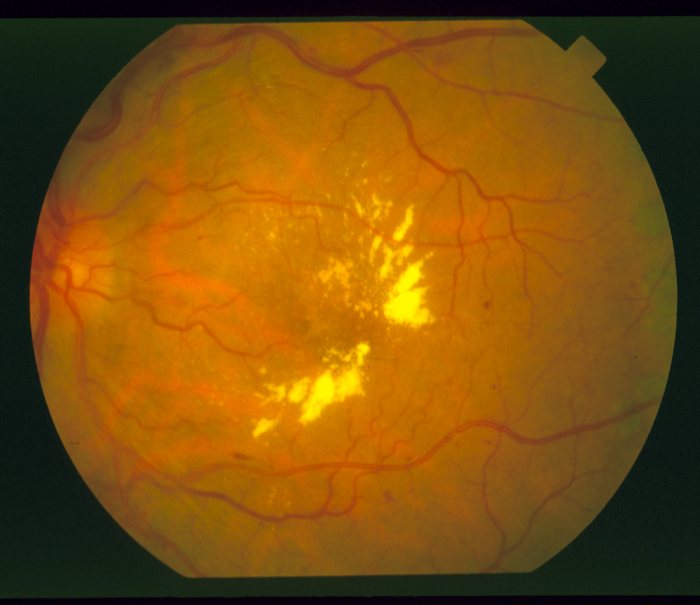
#> input picture stare_dataset/stare-images/im0001.ppm, 700 x 605 px; its folder holds 4 pictures in this run
$ python prepare_stare_dataset.py
#> lines starting #> are read from the running program, lines starting #| are printed output that depends on the picture; after the words box and inside, x2 and y2 are one past the last pixel; in counts of white or black regions, pixels touching at a corner belong together; pictures that were not available may be replaced by others from this repository, and a replacement may not be noted
import os
import h5py
import numpy as np
from PIL import Image
from glob import glob
import cv2

# --- Configuration ---
# IMPORTANT: Update this path to where you have unzipped the STARE dataset
STARE_DATA_PATH = './stare_dataset/'

# Path where the script will save the new HDF5 files
OUTPUT_PATH = './STARE_datasets_training_testing/'

# --- Ground Truth Selection ---
# STARE provides two sets of labels. 'ah' is the primary one.
IMAGE_FOLDER = 'stare-images'
LABEL_FOLDER = 'labels-ah'
LABEL_SUFFIX = '.ah.ppm'

def create_fov_mask(image_path, threshold=15):
    """
    Creates a Field of View (FOV) mask from the original color image.
    The STARE dataset doesn't provide masks, so we generate them by finding
    the circular region of the retina against the black background.
    """
    # Read the image in its original color format
    img = cv2.imread(image_path)
    # Convert to grayscale to make thresholding easier
    gray = cv2.cvtColor(img, cv2.COLOR_BGR2GRAY)
    # Apply a binary threshold to separate the retina from the black background
    _, mask = cv2.threshold(gray, threshold, 255, cv2.THRESH_BINARY)

    # Use morphological operations to clean up the mask
    kernel = np.ones((5, 5), np.uint8)
    mask = cv2.erode(mask, kernel, iterations=2)
    mask = cv2.dilate(mask, kernel, iterations=2)

    return mask

def write_hdf5(data, outfile):
    """
    Writes the provided image, ground truth, and mask data to a single HDF5 file.
    """
    with h5py.File(outfile, "w") as f:
        f.create_dataset("imgs", data=data['imgs'], compression="gzip")
        f.create_dataset("groundTruth", data=data['groundTruth'], compression="gzip")
        f.create_dataset("borderMasks", data=data['borderMasks'], compression="gzip")
    print(f"Successfully created HDF5 file: {outfile}")

def prepare_dataset():
    """
    Main function to process the STARE dataset and save it in HDF5 format.
    """
    # Create the output directory if it doesn't already exist
    if not os.path.exists(OUTPUT_PATH):
        os.makedirs(OUTPUT_PATH)

    # Find all the original image paths
    image_paths = sorted(glob(os.path.join(STARE_DATA_PATH, IMAGE_FOLDER, '*.ppm')))

    # Prepare empty lists to hold the data for all images
    all_images = []
    all_gts = []
    all_masks = []

    for img_path in image_paths:
        print(f"Processing: {os.path.basename(img_path)}")

        # --- Load Original Image (as 3-channel RGB) ---
        img = Image.open(img_path).convert('RGB')
#> img is the input picture: PIL image 700x605 RGB; mean R, G, B 125.7, 80.5, 12.4
        all_images.append(np.array(img))

        # --- Load Ground Truth ---
        base_name = os.path.basename(img_path).split('.')[0]
        gt_path = os.path.join(STARE_DATA_PATH, LABEL_FOLDER, f"{base_name}{LABEL_SUFFIX}")
        gt = Image.open(gt_path).convert('L') # Convert GT to grayscale (it's single channel)
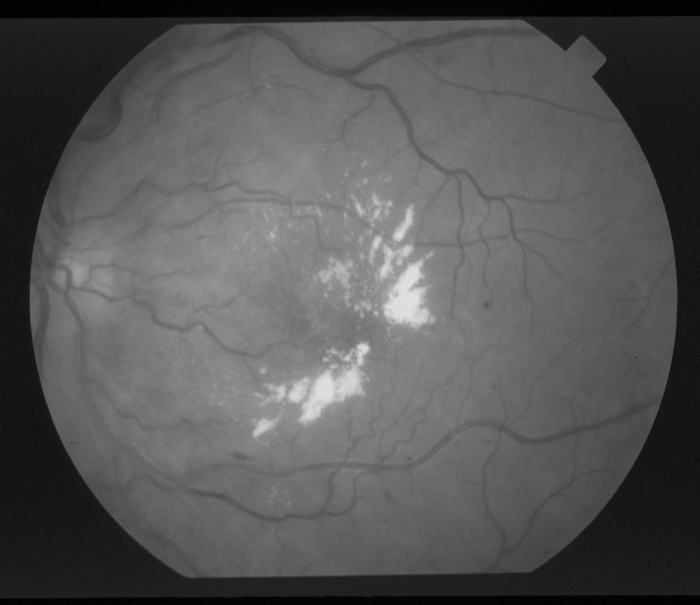
#> gt: PIL image 700x605 L; min 0, max 222, mean 86.3
        gt_array = np.array(gt)
        # Binarize the ground truth: vessel pixels become 1, background becomes 0
        gt_binary = np.where(gt_array > 128, 1, 0)
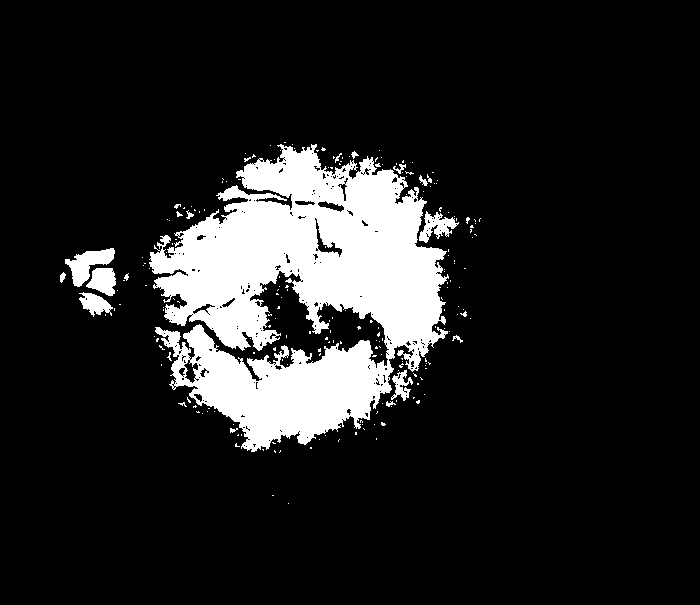
#> gt_binary: shape (605, 700) int64; values 0 (black) and 1 (white), 13.3% white; 209 white regions (189 under 20 px), largest, box (x1, y1, x2, y2) and area: (149, 144, 449, 452) 52225, (65, 248, 115, 287) 893, (419, 211, 459, 243) 586
        all_gts.append(gt_binary)

        # --- Create and Binarize FOV Mask ---
        mask = create_fov_mask(img_path)
#> in create_fov_mask, `_, mask = cv2.threshold(gray, threshold, 255, cv2.THRESH_BINARY)`:
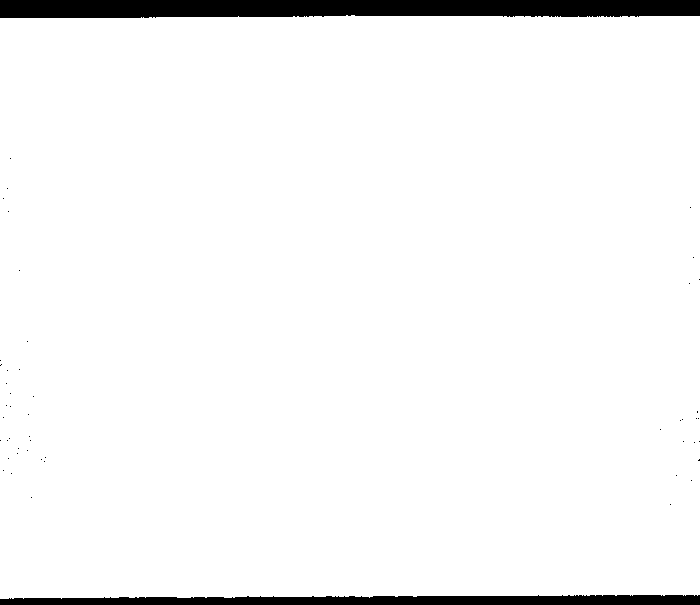
#> mask: shape (605, 700); 95.8% white; 51 black regions (49 under 20 px), largest, box (x1, y1, x2, y2) and area: (0, 0, 700, 18) 11724, (0, 595, 700, 605) 5883
#> in create_fov_mask, `mask = cv2.erode(mask, kernel, iterations=2)`:
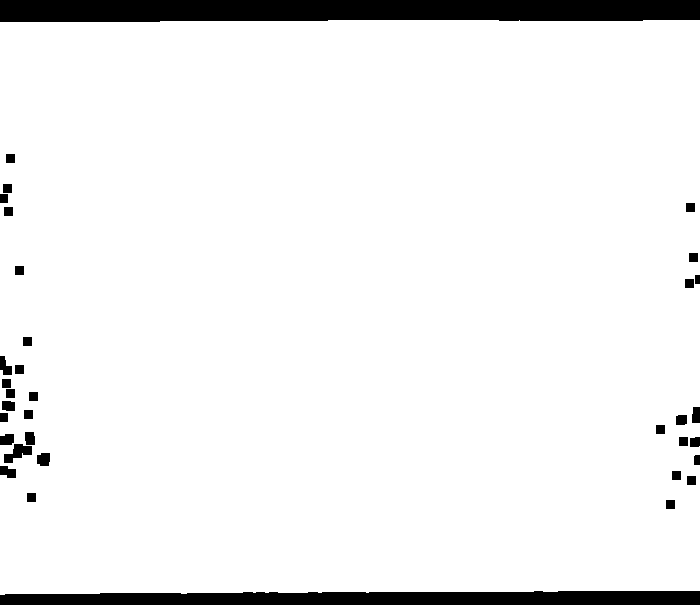
#> mask: shape (605, 700); 93.7% white; 35 black regions, largest, box (x1, y1, x2, y2) and area: (0, 0, 700, 22) 14631, (0, 591, 700, 605) 8853, (4, 444, 32, 463) 292
#> in create_fov_mask, `mask = cv2.dilate(mask, kernel, iterations=2)`: mask: shape (605, 700); 95.8% white; 46 black regions (43 under 20 px), largest, box (x1, y1, x2, y2) and area: (0, 0, 700, 18) 11807, (0, 595, 700, 605) 5981, (696, 411, 700, 419) 25
        mask_binary = np.where(mask > 128, 1, 0)
        all_masks.append(mask_binary)
#> pass 2 of the loop in prepare_dataset, `for img_path in image_paths:`:
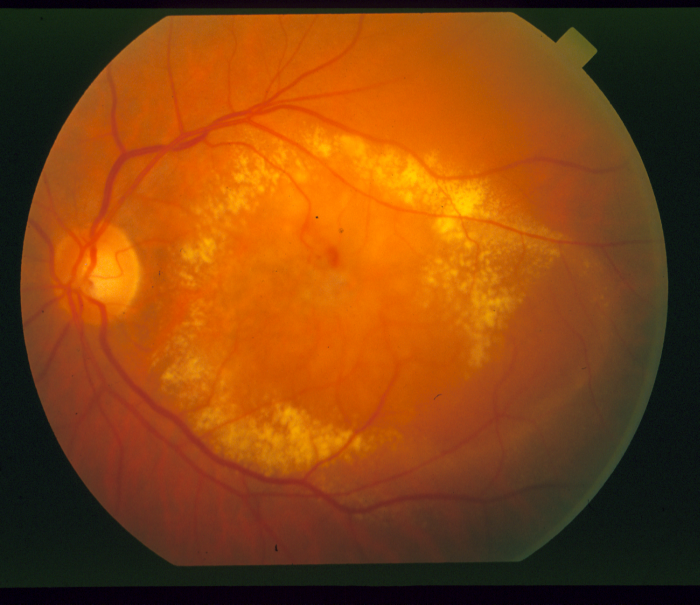
#> input picture stare_dataset/stare-images/im0002.ppm, 700 x 605 px
#> in prepare_dataset, img is the input picture: PIL image 700x605 RGB; mean R, G, B 131.7, 68.2, 16.3
#> in prepare_dataset, `gt_binary = np.where(gt_array > 128, 1, 0)`:
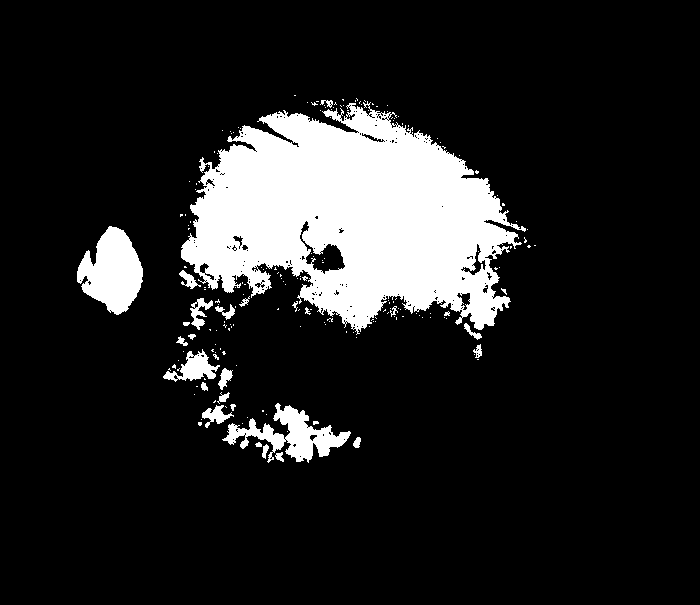
#> gt_binary: shape (605, 700) int64; values 0 (black) and 1 (white), 13.8% white; 190 white regions (163 under 20 px), largest, box (x1, y1, x2, y2) and area: (181, 101, 526, 335) 48743, (77, 226, 143, 315) 3713, (222, 403, 351, 463) 2836
#> img: shape (605, 700, 3)
#> in create_fov_mask (call 2), `mask = cv2.dilate(mask, kernel, iterations=2)`:
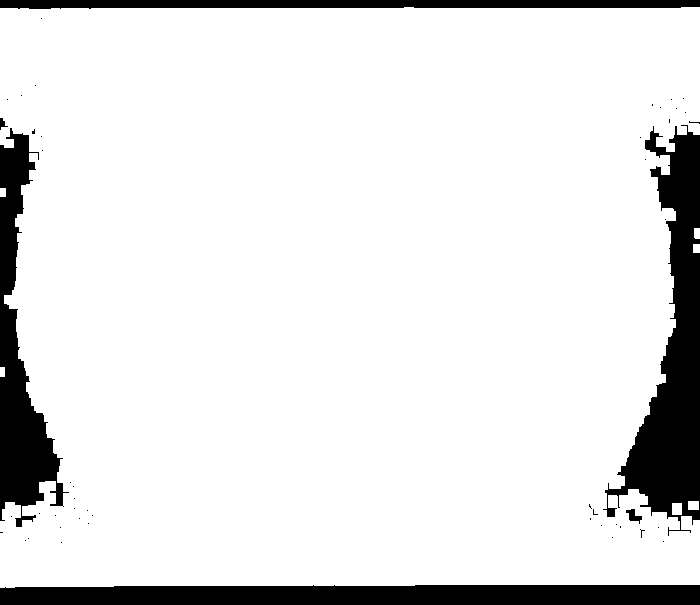
#> mask: shape (605, 700); 89.1% white; 50 black regions (44 under 20 px), largest, box (x1, y1, x2, y2) and area: (603, 125, 700, 536) 16109, (0, 585, 700, 605) 13459, (0, 128, 69, 527) 10588, (0, 0, 700, 9) 5598, (626, 509, 642, 524) 114, (0, 118, 8, 130) 45
#> pass 3 of the loop in prepare_dataset, `for img_path in image_paths:`:
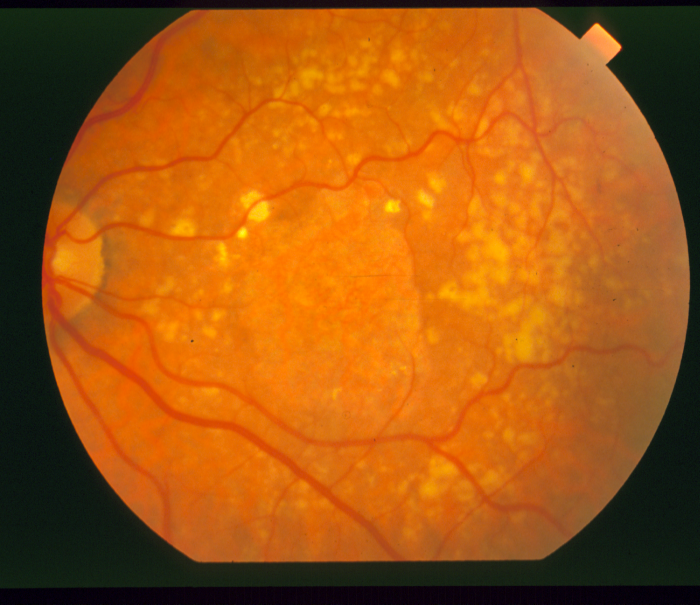
#> input picture stare_dataset/stare-images/im0003.ppm, 700 x 605 px
#> in prepare_dataset, img is the input picture: PIL image 700x605 RGB; mean R, G, B 162.1, 87, 16.7
#> img: shape (605, 700, 3)
#> in create_fov_mask (call 3), `gray = cv2.cvtColor(img, cv2.COLOR_BGR2GRAY)`:
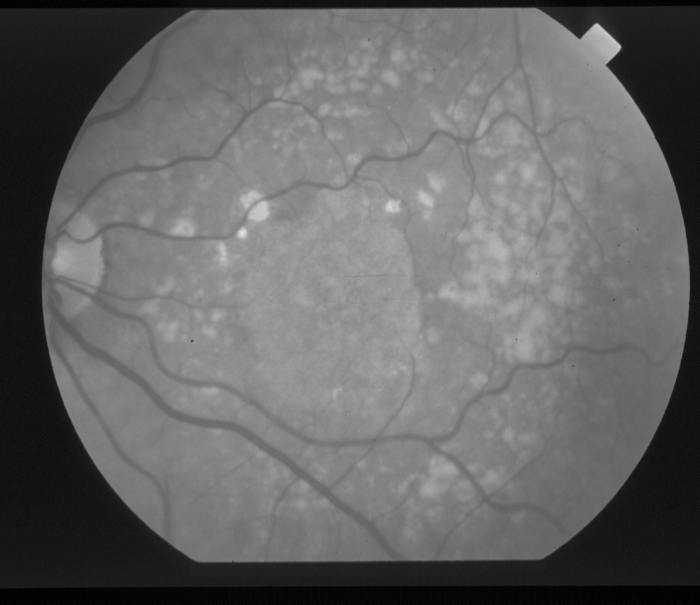
#> gray: shape (605, 700); min 0, max 225, mean 101.5
#> in create_fov_mask (call 3), `mask = cv2.dilate(mask, kernel, iterations=2)`:
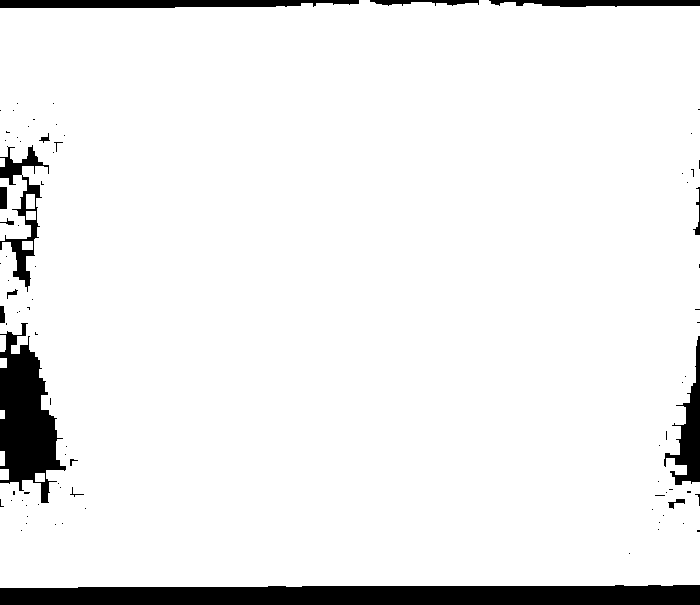
#> mask: shape (605, 700); 93.4% white; 86 black regions (70 under 20 px), largest, box (x1, y1, x2, y2) and area: (0, 585, 700, 605) 12987, (0, 323, 66, 503) 6436, (0, 0, 359, 8) 2471
#> the loop made 4 passes; the first 3 are shown

    # --- Convert lists to correctly shaped NumPy arrays ---

    # Correctly stack the list of (H, W, 3) images into a single (N, H, W, 3) array
    stacked_images = np.stack(all_images, axis=0)
    # Now, transpose the axes to be (N, 3, H, W) as expected by PyTorch
    final_images = stacked_images.transpose(0, 3, 1, 2)

    # For ground truths and masks, they are (H, W), so we stack them to (N, H, W)
    # and then add the channel dimension to make them (N, 1, H, W)
    final_gts = np.expand_dims(np.stack(all_gts, axis=0), axis=1)
    final_masks = np.expand_dims(np.stack(all_masks, axis=0), axis=1)

    # Normalize image pixel values to be between 0.0 and 1.0
    final_images = final_images / 255.0

    # --- Prepare data dictionary for saving ---
    # For simplicity, we'll put all STARE images into a single "training" set.
    # A proper experiment would require a defined train/test split.
    stare_data = {
        'imgs': final_images,
        'groundTruth': final_gts,
        'borderMasks': final_masks
    }

    # Write the final data to an HDF5 file
    output_filename = os.path.join(OUTPUT_PATH, 'STARE_dataset_all.hdf5')
    write_hdf5(stare_data, output_filename)

if __name__ == '__main__':
#> (the run stopped early here; a loop or call above may not have finished)
